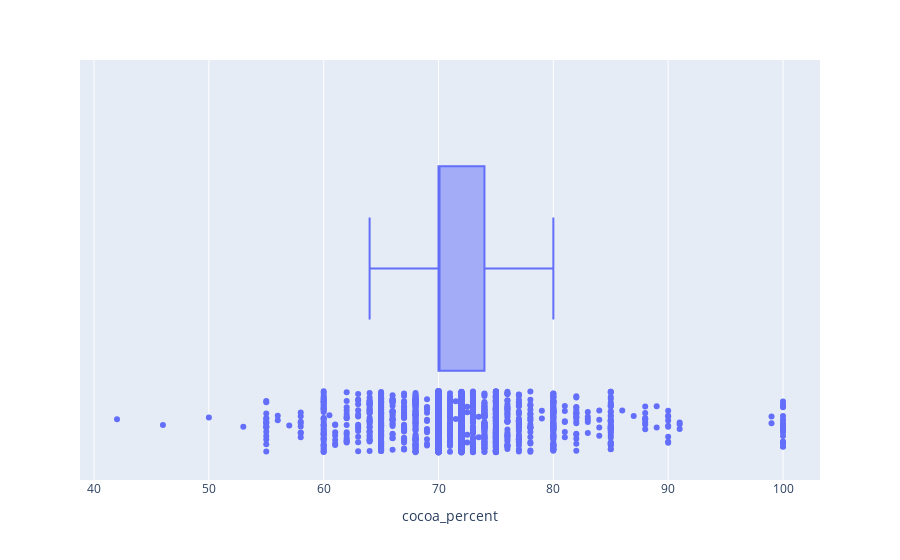

This figure's notebook cell:
### Code cell
# percentage of chocolate
data['cocoa_percent'] = data['cocoa_percent'].str.replace('%', '').astype(float)
px.box(data, x='cocoa_percent', points="all").show()

### Figure 1 — Plotly figure (JSON) as saved in the notebook; plotly's stock layout.template omitted (floating-point values rounded to 4 significant figures; data arrays with more than 128 entries replaced by an {"elided": "..."} marker saying what was removed)
{"data": [{"alignmentgroup": "True", "boxpoints": "all", "hovertemplate": "cocoa_percent=%{x}<extra></extra>", "legendgroup": "", "marker": {"color": "#636efa"}, "name": "", "notched": false, "offsetgroup": "", "orientation": "h", "showlegend": false, "type": "box", "x": {"elided": "2530 float values"}, "x0": " ", "xaxis": "x", "y0": " ", "yaxis": "y"}], "layout": {"boxmode": "group", "legend": {"tracegroupgap": 0}, "margin": {"t": 60}, "xaxis": {"anchor": "y", "domain": [0, 1], "title": {"text": "cocoa_percent"}}, "yaxis": {"anchor": "x", "domain": [0, 1]}}}
